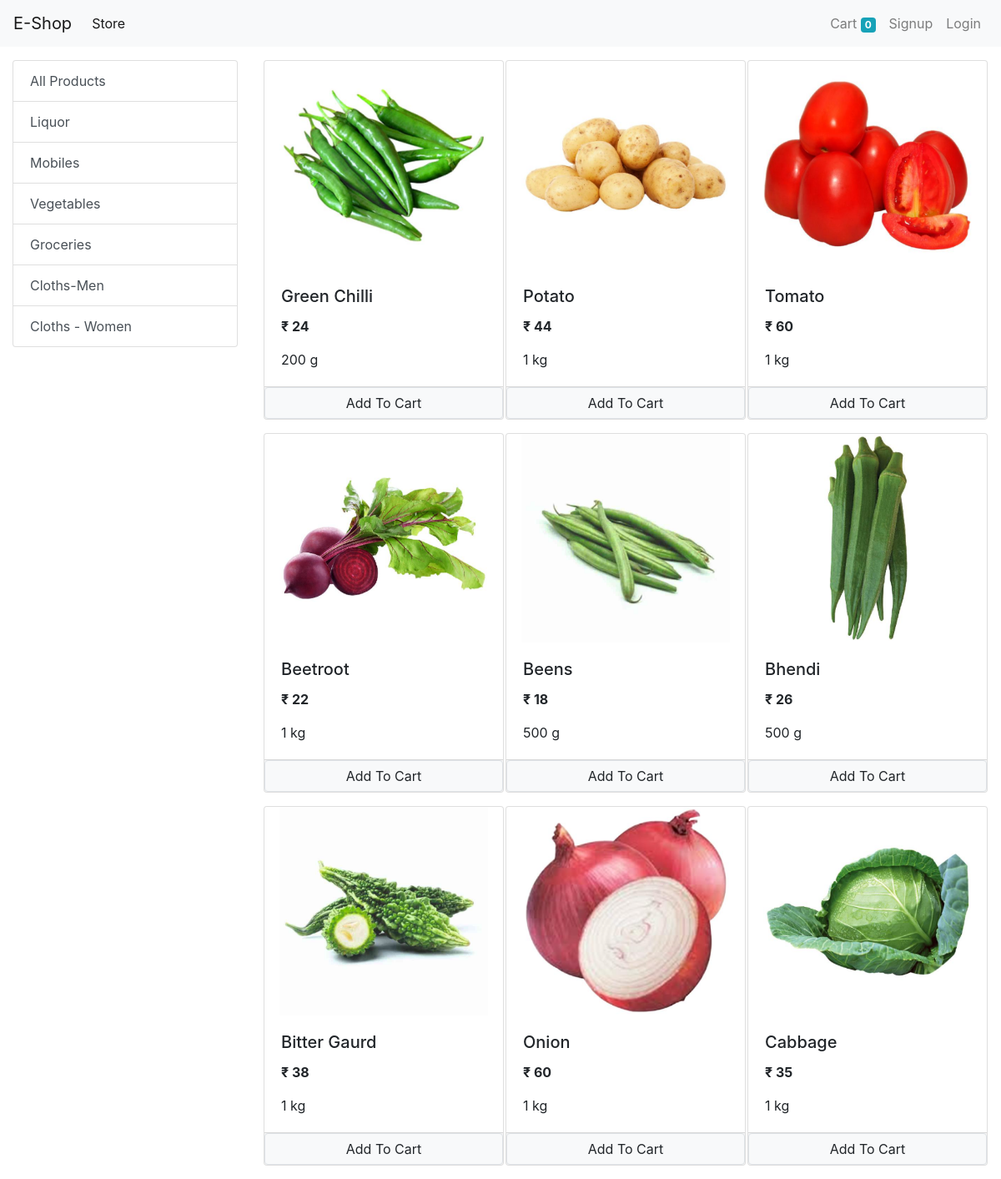
Screenshot of /?category=3 with the database file from the repository.
### store/models/category.py (models this page shows, shortened)
class Category(models.Model):
    name = models.CharField(max_length=30 )
    @staticmethod
    def get_all_categories():
       return Category.objects.all()

### store/models/product.py (models this page shows, shortened)
class Product(models.Model):
    name = models.CharField(max_length=50)
    price = models.IntegerField(default=0)
    category = models.ForeignKey(Category , on_delete=models.CASCADE , default=1)
    description = models.CharField(max_length=200, default='' , null=True , blank=True)
    image = models.ImageField(upload_to='uploads/products/')
    @staticmethod
    def get_all_products_by_categoryid(category_id):
        if category_id:
            return Product.objects.filter(category = category_id)
        else:
            return Product.get_all_products()

### store/views/home.py (the view, shortened to what this page needs)
# urls.py: path('', Index.as_view(), name='homepage'),
class Index(View):
    def get(self, request):
        cart = request.session.get('cart')
        if not cart:
            request.session['cart'] = {}
        products = None
        categories = Category.get_all_categories()
        categoryID = request.GET.get('category')
        if categoryID:
            products = Product.get_all_products_by_categoryid(categoryID)
        else:
            products = Product.get_all_products()
        data = {}
        data['products'] = products
        data['categories'] = categories
        print('You are :', request.session.get('email'))
        return render(request, 'index.html', data)

### store/templatetags/cart.py (called while the page is built)
@register.filter(name='is_in_cart')
def is_in_cart(product, cart):
    keys = cart.keys()
    for id in keys:
        if int(id) == product.id:
            return True
    return False;

### store/templatetags/custom_filter.py (called while the page is built)
@register.filter(name='currency')
def currency(number):
    return "₹ "+str(number)

### store/templates/index.html (shortened to what this page needs)
{% extends "base.html"%} {% block content %} {% load cart %}{% load custom_filter %}
<div class="container-fluid mt-3">
    <div class="row">
        <div class="col-lg-3 mx-auto">
            <div class="list-group">
                <a href="/" class="list-group-item
                list-group-item-action">
              All Products</a> {% for category in categories %}
                <a href="/?category={{category.id}}" class="list-group-item
                list-group-item-action">
                {{category.name}}</a> {% endfor %}
            </div>
        </div>
        <div id="products" class="col-lg-9 mx-auto">
            <div class="row mx-auto">
                {%for product in products%}
                <div class="card mx-auto mb-3" id={{product.id}} style="width: 18rem;">
                    <img src="{{product.image.url}}" class="card-img-top" id="image" alt="">
                    <div class="card-body">
                        <h5 class="card-title">{{product.name}}</h5>
                        <p class="card-text"><b>{{product.price|currency}}</b></p>
                        <p class="card-text">{{product.description}}</p>
                    </div>
                    <div class="card-footer p-0">
                        {% if product|is_in_cart:request.session.cart %}
                        <div class="row no-gutters">
                            <form action="/#{{product.id}}" class="col-2" method="POST">
                                {% csrf_token %}
                                <input type="text" hidden name="product" value="{{product.id}}">
                                <input type="text" hidden name="remove" value="True">
                                <input type="submit" value=" - " class="btn btn-block btn-secondary">
                            </form>
                            <div class="text-center col">
                                {{product|cart_quantity:request.session.cart}} in cart
                            </div>
                            <form action="/#{{product.id}}" class="col-2" method="POST">
                                {% csrf_token %}
                                <input type="text" hidden name="product" value="{{product.id}}">
                                <input type="submit" value=" + " class="btn btn-block btn-secondary">
                            </form>
                        </div>
                        {% else %}
                        <form action="/#{{product.id}}" method="POST" class="btn-block">
                            <input type="submit" class="float-right btn btn-light border form-control" value="Add To Cart">
                        </form>
                        {% endif %}
                    </div>
                </div>
                {%endfor%}
            </div>
        </div>
    </div>
</div>
{% endblock%}

### store/templates/index.html (style rules this page uses)
#image { width: Auto; height: 250px; object-fit: contain; }

### rows the page displays
Category: name "Liquor"
Category: name "Mobiles"
Category: name "Vegetables"
Category: name "Groceries"
Category: name "Cloths-Men"
Category: name "Cloths - Women"
Product: image (picture), name "Green Chilli", price "₹ 24", description "200 g"
Product: image (picture), name "Potato", price "₹ 44", description "1 kg"
Product: image (picture), name "Tomato", price "₹ 60", description "1 kg"
Product: image (picture), name "Beetroot", price "₹ 22", description "1 kg"
Product: image (picture), name "Beens", price "₹ 18", description "500 g"
Product: image (picture), name "Bhendi", price "₹ 26", description "500 g"
Product: image (picture), name "Bitter Gaurd", price "₹ 38", description "1 kg"
Product: image (picture), name "Onion", price "₹ 60", description "1 kg"
Product: image (picture), name "Cabbage", price "₹ 35", description "1 kg"

### other values shown
{{ request.session.cart.keys|length }} "0"
